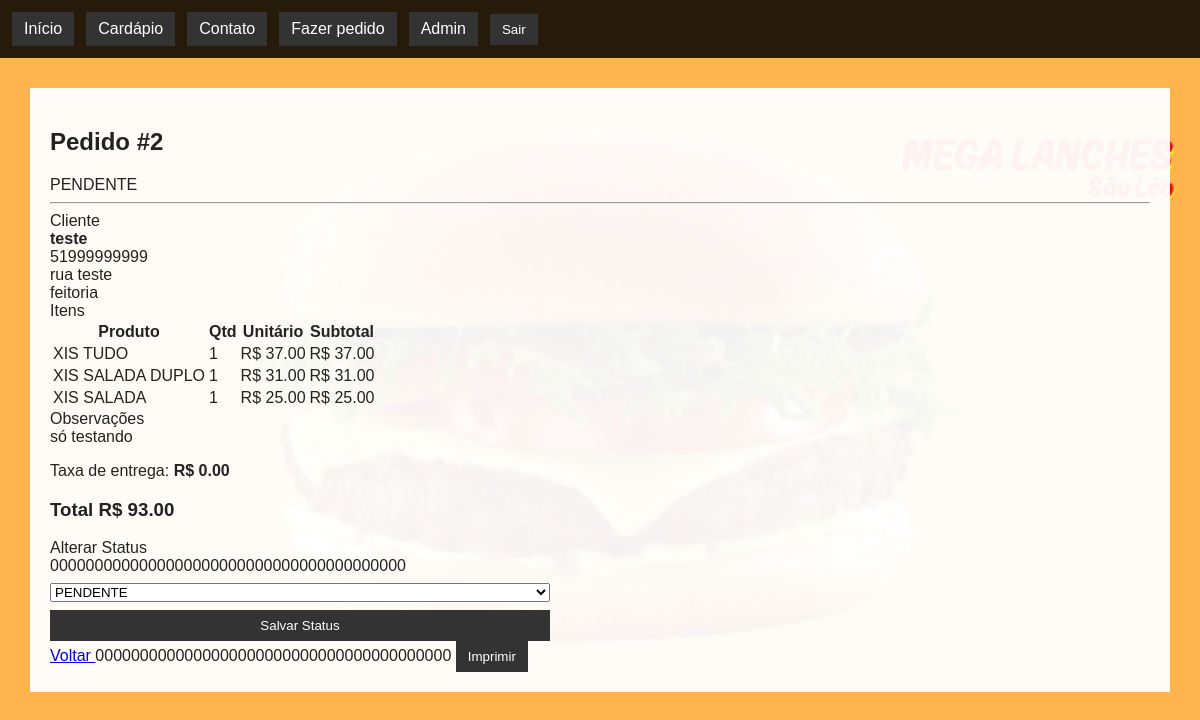
Page /admin/pedidos/2 (signed in) on the committed database.
### app/models/order.py (models this page shows)
class Order(db.Model):
    __tablename__ = "orders"
    id = db.Column(db.Integer, primary_key=True)
    client_id = db.Column(db.Integer, db.ForeignKey("clients.id"), nullable=True)
    user_id = db.Column(db.Integer, db.ForeignKey("users.id"), nullable=True)
    total = db.Column(db.Numeric(10, 2), nullable=False)
    delivery_fee = db.Column(db.Numeric(10, 2), default=0, nullable=False)
    notes = db.Column(db.Text)
    status = db.Column(db.String(20), default="PENDENTE", nullable=False)
    created_at = db.Column(db.DateTime(timezone=True), default=lambda: datetime.now(timezone.utc), nullable=False)
    updated_at = db.Column(
        db.DateTime(timezone=True),
        default=lambda: datetime.now(timezone.utc),
        onupdate=lambda: datetime.now(timezone.utc),
        nullable=False,
    )
    client = db.relationship("Client", back_populates="orders")
    user = db.relationship("User")
    items = db.relationship("OrderItem", back_populates="order", cascade="all, delete-orphan")

### app/models/client.py (models this page shows)
class Client(db.Model):
    __tablename__ = "clients"
    id = db.Column(db.Integer, primary_key=True)
    name = db.Column(db.String(100), nullable=False)
    phone = db.Column(db.String(20), unique=True, index=True, nullable=False)
    address = db.Column(db.String(200))
    neighborhood = db.Column(db.String(50))
    created_at = db.Column(db.DateTime(timezone=True), default=lambda: datetime.now(timezone.utc), nullable=False)
    orders = db.relationship("Order", back_populates="client")

### app/models/order_item.py (models this page shows)
class OrderItem(db.Model):
    __tablename__ = "order_items"
    id = db.Column(db.Integer, primary_key=True)
    order_id = db.Column(db.Integer, db.ForeignKey("orders.id"), nullable=False)
    product_id = db.Column(db.Integer, db.ForeignKey("products.id"), nullable=False)
    quantity = db.Column(db.Integer, nullable=False)
    unit_price = db.Column(db.Numeric(10, 2), nullable=False)
    subtotal = db.Column(db.Numeric(10, 2), nullable=False)
    order = db.relationship("Order", back_populates="items")
    product = db.relationship("Product")

### app/models/product.py (models this page shows)
class Product(db.Model):
    __tablename__ = "products"
    id = db.Column(db.Integer, primary_key=True)
    name = db.Column(db.String(100), unique=True, nullable=False, index=True)
    description = db.Column(db.Text)
    price = db.Column(db.Numeric(10, 2), nullable=False)
    image_filename = db.Column(db.String(100), nullable=False, default="placeholder.jpg")
    category = db.Column(db.String(20), nullable=False, index=True)
    is_active = db.Column(db.Boolean, default=True, nullable=False)
    order = db.Column(db.Integer, default=0, nullable=False)
    created_at = db.Column(db.DateTime(timezone=True), default=lambda: datetime.now(timezone.utc), nullable=False)
    updated_at = db.Column(
        db.DateTime(timezone=True),
        default=lambda: datetime.now(timezone.utc),
        onupdate=lambda: datetime.now(timezone.utc),
        nullable=False,
    )

### app/routes/admin.py (the view)
@admin_bp.route("/pedidos/<int:id>")
@login_required
def pedido_detalhe(id):
    from ..models import Order
    order = Order.query.get_or_404(id)
    return render_template("admin/pedido_detalhe.html", order=order)

### app/__init__.py (called while the page is built)
@login_manager.user_loader
def load_user(user_id):
    return db.session.get(User, int(user_id))

### app/templates/admin/pedido_detalhe.html (shortened to what this page needs)
{% extends "base.html" %}
{% block content %}
<div class="container">
    <div class="row">
        <div class="col-md-8">
            <h2>
                Pedido #{{ order.id }}
            </h2>
        </div>
        <div class="col-md-4 text-end">
            <span class="badge bg-primary">
                {{ order.status }}
            </span>
        </div>
    </div>
    <hr>
    <div class="card mb-3">
        <div class="card-header">
            Cliente
        </div>
        <div class="card-body">
            <strong>
                {{ order.client.name }}
            </strong>
            <br>
            {{ order.client.phone }}
            <br>
            {{ order.client.address }}
            <br>
            {{ order.client.neighborhood }}
        </div>
    </div>
    <div class="card mb-3">
        <div class="card-header">
            Itens
        </div>
        <div class="card-body">
            <table class="table table-striped">
                <thead>
                    <tr>
                        <th>Produto</th>
                        <th>Qtd</th>
                        <th>Unitário</th>
                        <th>Subtotal</th>
                    </tr>
                </thead>
                <tbody>
                {% for item in order.items %}
                    <tr>
                        <td>
                            {{ item.product.name }}
                        </td>
                        <td>
                            {{ item.quantity }}
                        </td>
                        <td>
                            R$
                            {{ "%.2f"|format(item.unit_price|float) }}
                        </td>
                        <td>
                            R$
                            {{ "%.2f"|format(item.subtotal|float) }}
                        </td>
                    </tr>
                {% endfor %}
                </tbody>
            </table>
        </div>
    </div>
    <div class="card mb-3">
        <div class="card-header">
            Observações
        </div>
        <div class="card-body">
            {% if order.notes %}
                {{ order.notes }}
            {% else %}
                Nenhuma observação.
            {% endif %}
        </div>
    </div>
    <div class="card mb-3">
        <div class="card-body text-end">
            <p>
                Taxa de entrega:
                <strong>
                    R$
                    {{ "%.2f"|format(order.delivery_fee|float) }}
                </strong>
            </p>
            <h3>
                Total
                R$
                {{ "%.2f"|format(order.total|float) }}
            </h3>
        </div>
    </div>
    <div class="card mb-3">
        <div class="card-header">
            Alterar Status
        </div>
        <div class="card-body">
            <form
                method="POST"
                action="{{ url_for('admin.atualizar_status_pedido', id=order.id) }}"
            >
                {{ csrf_token() }}
                <select
                    name="status"
                    class="form-select mb-3">
                    <option
                        value="PENDENTE"
                        {% if order.status=="PENDENTE" %}selected{% endif %}>
                        PENDENTE
                    </option>
                </select>
                <button
                    class="btn btn-primary">
                    Salvar Status
                </button>
            </form>
        </div>
    </div>
    <div class="text-end">
        <a
            href="{{ url_for('admin.pedidos_lista') }}"
            class="btn btn-secondary"
        >
            Voltar
        </a>
        <form
            method="POST"
            action="{{ url_for('admin.imprimir_pedido', id=order.id) }}"
            style="display:inline"
        >
            {{ csrf_token() }}
            <button
                class="btn btn-success"
            >
                Imprimir
            </button>
        </form>
    </div>
</div>
{% endblock %}

### app/static/css/style.css (style rules this page uses)
body { margin: 0; font-family: Arial, sans-serif; background: #f4f4f4 url("../images/fundo.jpg") center/cover fixed no-repeat; color: #222; }
nav a, button, .button { color: white; background: #333; padding: 8px 12px; text-decoration: none; border: 0; cursor: pointer; }
form { display: grid; gap: 8px; max-width: 500px; }

### rows in the picture
Order: id "2", status "PENDENTE", notes "só testando", delivery_fee "0.00", total "93.00"
Client: client.name "teste", client.phone "51999999999", client.address "rua teste", client.neighborhood "feitoria"
OrderItem: product.name "XIS TUDO", quantity "1", unit_price "37.00", subtotal "37.00"
OrderItem: product.name "XIS SALADA DUPLO", quantity "1", unit_price "31.00", subtotal "31.00"
OrderItem: product.name "XIS SALADA", quantity "1", unit_price "25.00", subtotal "25.00"
